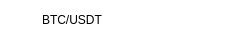
<?xml version="1.0" encoding="UTF-8"?>
<ui version="4.0">
 <class>cr_exchange</class>
 <widget class="CardWidget" name="cr_exchange">
  <property name="geometry">
   <rect>
    <x>0</x>
    <y>0</y>
    <width>237</width>
    <height>39</height>
   </rect>
  </property>
  <property name="windowTitle">
   <string>Form</string>
  </property>
  <property name="styleSheet">
   <string notr="true">background-color:transparent;</string>
  </property>
  <layout class="QHBoxLayout" name="horizontalLayout_2">
   <property name="spacing">
    <number>2</number>
   </property>
   <property name="leftMargin">
    <number>2</number>
   </property>
   <property name="topMargin">
    <number>1</number>
   </property>
   <property name="rightMargin">
    <number>2</number>
   </property>
   <property name="bottomMargin">
    <number>1</number>
   </property>
   <item>
    <layout class="QHBoxLayout" name="horizontalLayout">
     <property name="spacing">
      <number>5</number>
     </property>
     <item>
      <widget class="ExchangeICon" name="symbol_icon">
       <property name="sizePolicy">
        <sizepolicy hsizetype="Preferred" vsizetype="Preferred">
         <horstretch>0</horstretch>
         <verstretch>0</verstretch>
        </sizepolicy>
       </property>
       <property name="minimumSize">
        <size>
         <width>35</width>
         <height>35</height>
        </size>
       </property>
       <property name="maximumSize">
        <size>
         <width>35</width>
         <height>35</height>
        </size>
       </property>
       <property name="text">
        <string/>
       </property>
       <property name="icon">
        <iconset resource="../../qfluentwidgets/_rc/resource.qrc">
         <normaloff>:/qfluentwidgets/images/exchange/binance_logo.png</normaloff>:/qfluentwidgets/images/exchange/binance_logo.png</iconset>
       </property>
       <property name="iconSize">
        <size>
         <width>40</width>
         <height>40</height>
        </size>
       </property>
       <property name="autoDefault">
        <bool>true</bool>
       </property>
       <property name="flat">
        <bool>true</bool>
       </property>
      </widget>
     </item>
     <item>
      <layout class="QVBoxLayout" name="verticalLayout">
       <property name="spacing">
        <number>1</number>
       </property>
       <item>
        <widget class="SubtitleLabel" name="symbol_label">
         <property name="text">
          <string>BTC/USDT</string>
         </property>
         <property name="pixelFontSize" stdset="0">
          <number>14</number>
         </property>
        </widget>
       </item>
      </layout>
     </item>
    </layout>
   </item>
  </layout>
 </widget>
 <customwidgets>
  <customwidget>
   <class>CardWidget</class>
   <extends>QFrame</extends>
   <header>qfluentwidgets</header>
   <container>1</container>
  </customwidget>
  <customwidget>
   <class>SubtitleLabel</class>
   <extends>QLabel</extends>
   <header>qfluentwidgets</header>
  </customwidget>
  <customwidget>
   <class>ExchangeICon</class>
   <extends>QPushButton</extends>
   <header location="global">gui.components._pushbutton</header>
  </customwidget>
 </customwidgets>
 <resources>
  <include location="../../qfluentwidgets/_rc/resource.qrc"/>
 </resources>
 <connections/>
</ui>
